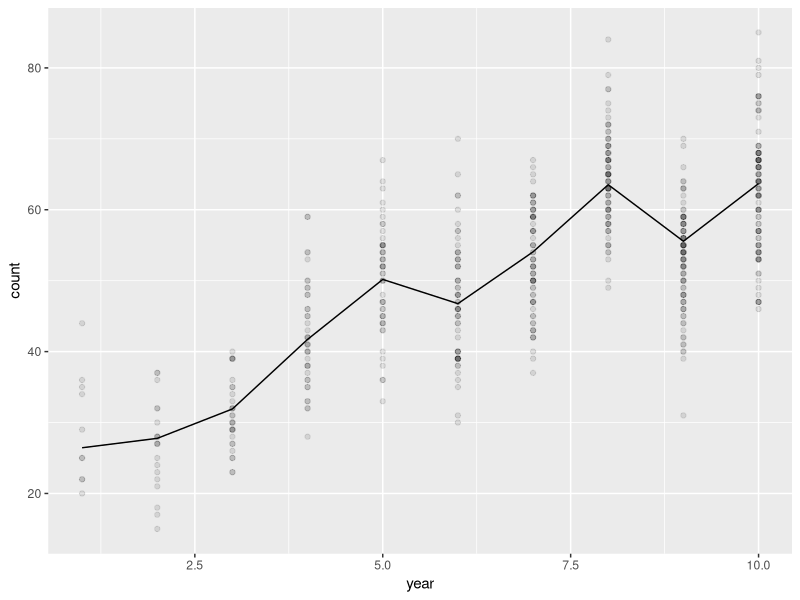
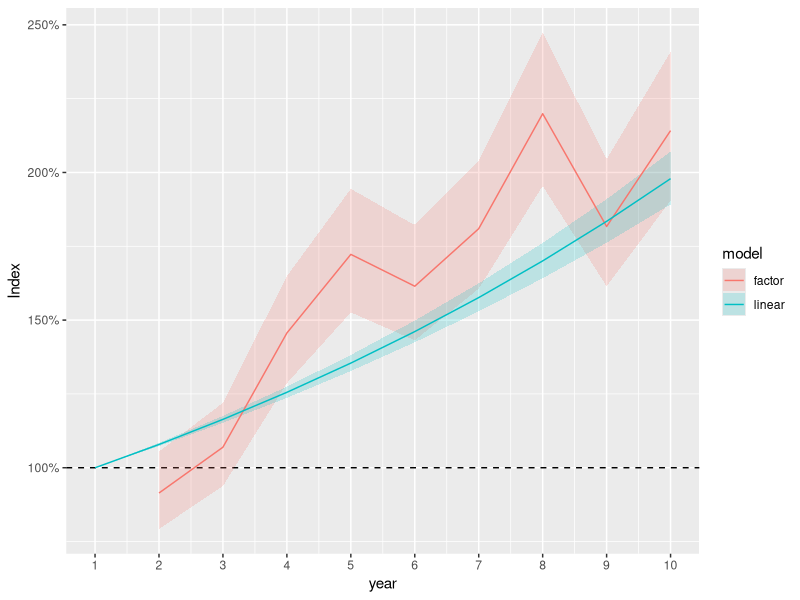
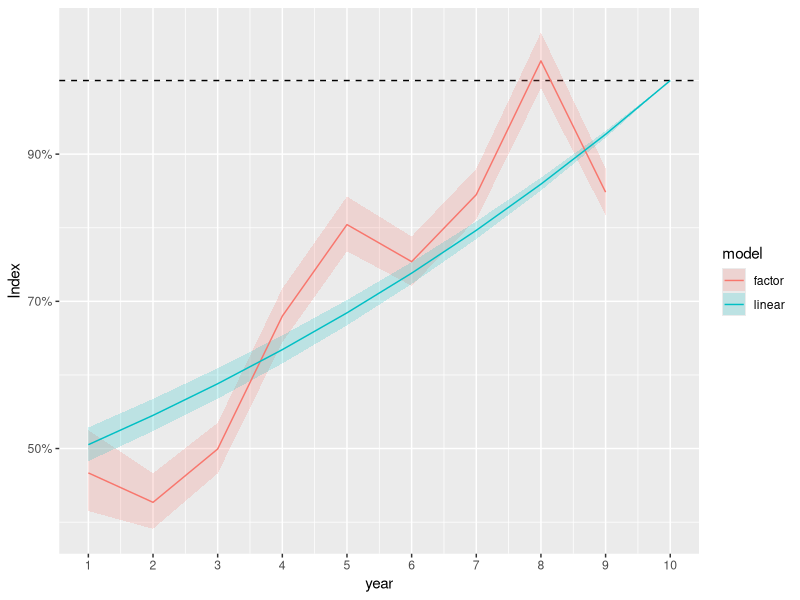
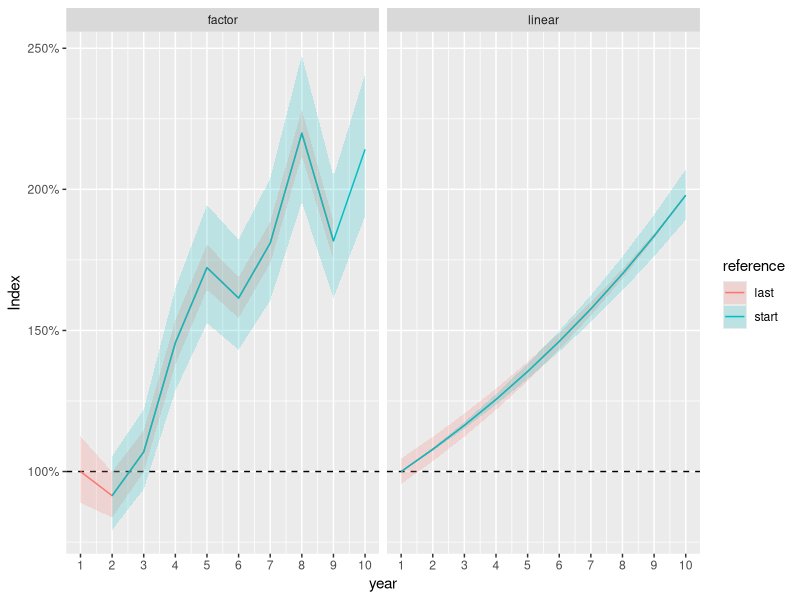
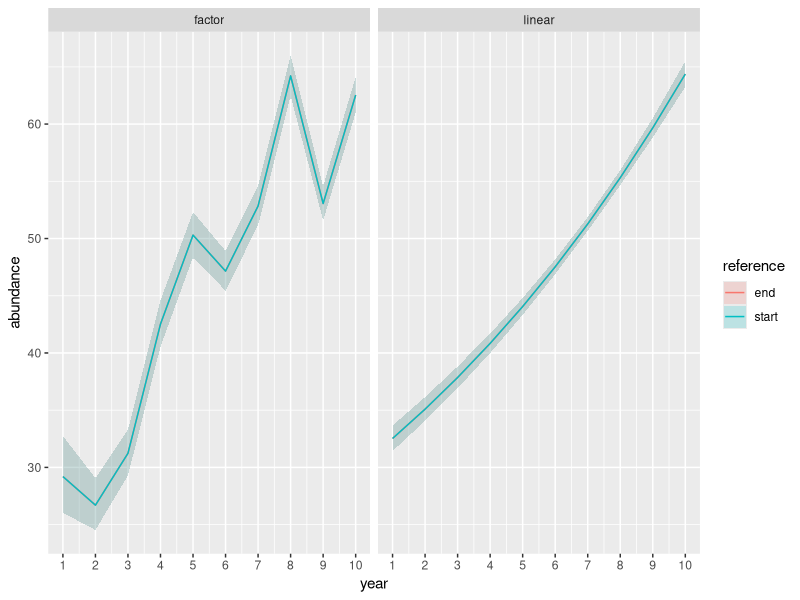
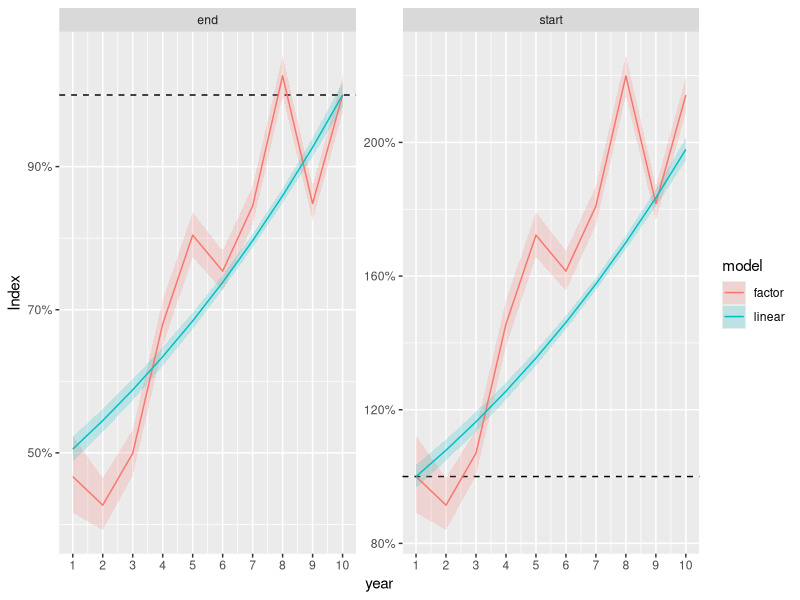

Here is the R script that generated these plots, in order:
## ---- chunk 1
library(tidyverse)
set.seed(20181101)
n_year <- 10
effort <- 10
intercept <- 20
trend <- 1.05
sigma_year <- 0.3
## ---- chunk 2
rw_year <- cumsum(rnorm(n_year, mean = 0, sd = sigma_year))
tibble(
  year = rep(seq_len(n_year), effort * seq_len(n_year))
) %>%
  mutate(
    eta = log(intercept) + log(trend) * year + rw_year[year],
    count = rpois(n(), lambda = exp(eta))
  ) -> ds
## ---- chunk 3
ggplot(ds, aes(x = year, y = count)) +
  geom_point(alpha = 0.1) +
  geom_line(aes(y = exp(eta)))
## ---- chunk 4
ds %>%
  mutate(
    start = year - min(year),
    fstart = factor(start)
  ) -> ds
m1_t <- glm(count ~ start, family = poisson, data = ds)
m1_f <- glm(count ~ fstart, family = poisson, data = ds)
summary(m1_f)
## ---- chunk 5
summary(m1_t) %>%
  coefficients() %>%
  as.data.frame() %>%
  rownames_to_column("parameter") %>%
  filter(parameter != "(Intercept)") %>%
  merge(
    distinct(ds, start, year)
  ) %>%
  mutate(
    index = exp(start * Estimate),
    lcl = exp(start * (Estimate - 1.96 * `Std. Error`)),
    ucl = exp(start * (Estimate + 1.96 * `Std. Error`)),
    model = "linear"
  ) -> m1_t_index
summary(m1_f) %>%
  coefficients() %>%
  as.data.frame() %>%
  rownames_to_column("parameter") %>%
  filter(parameter != "(Intercept)") %>%
  mutate(
    year = gsub("fstart", "", parameter) %>%
      as.integer() + 1,
    index = exp(Estimate),
    lcl = exp(Estimate - 1.96 * `Std. Error`),
    ucl = exp(Estimate + 1.96 * `Std. Error`),
    model = "factor"
  ) -> m1_f_index
## ---- chunk 6
library(scales)
bind_rows(m1_t_index, m1_f_index) %>%
  ggplot(aes(x = year, y = index, ymin = lcl, ymax = ucl)) +
  geom_hline(yintercept = 1, linetype = 2) +
  geom_ribbon(aes(fill = model), alpha = 0.2) +
  geom_line(aes(colour = model)) +
  scale_x_continuous(breaks = seq_len(n_year)) +
  scale_y_continuous("Index", labels = percent)
## ---- chunk 7
ds %>%
  mutate(
    end = year - max(year),
    fend = fct_rev(fstart)
  ) -> ds
m2_t <- glm(count ~ end, family = poisson, data = ds)
m2_f <- glm(count ~ fend, family = poisson, data = ds)
all.equal(fitted(m1_t), fitted(m2_t))
all.equal(fitted(m1_f), fitted(m2_f))
summary(m2_f)
## ---- chunk 8
summary(m2_t) %>%
  coefficients() %>%
  as.data.frame() %>%
  rownames_to_column("parameter") %>%
  filter(parameter != "(Intercept)") %>%
  merge(
    distinct(ds, end, year)
  ) %>%
  mutate(
    index = exp(end * Estimate),
    lcl = exp(end * (Estimate - 1.96 * `Std. Error`)),
    ucl = exp(end * (Estimate + 1.96 * `Std. Error`)),
    model = "linear"
  ) -> m2_t_index
summary(m2_f) %>%
  coefficients() %>%
  as.data.frame() %>%
  rownames_to_column("parameter") %>%
  filter(parameter != "(Intercept)") %>%
  mutate(
    year = gsub("fend", "", parameter) %>%
      as.integer() + 1,
    index = exp(Estimate),
    lcl = exp(Estimate - 1.96 * `Std. Error`),
    ucl = exp(Estimate + 1.96 * `Std. Error`),
    model = "factor"
  ) -> m2_f_index
## ---- chunk 9
bind_rows(m2_t_index, m2_f_index) %>%
  ggplot(aes(x = year, y = index, ymin = lcl, ymax = ucl)) +
  geom_hline(yintercept = 1, linetype = 2) +
  geom_ribbon(aes(fill = model), alpha = 0.2) +
  geom_line(aes(colour = model)) +
  scale_x_continuous(breaks = seq_len(n_year)) +
  scale_y_continuous("Index", labels = percent)
## ---- chunk 10
bind_rows(m1_t_index, m1_f_index) %>%
  mutate(reference = "start") -> index_start
index_start %>%
  filter(year == 10) %>%
  select(model, reference = index) %>%
  inner_join(
    bind_rows(m2_t_index, m2_f_index),
    by = "model"
  ) %>%
  mutate(
    index = index * reference,
    lcl = lcl * reference,
    ucl = ucl * reference,
    reference = "last"
  ) %>%
  bind_rows(index_start) %>%
  ggplot(aes(x = year, y = index, ymin = lcl , ymax = ucl)) +
  geom_hline(yintercept = 1, linetype = 2) +
  geom_ribbon(aes(fill = reference), alpha = 0.2) +
  geom_line(aes(colour = reference)) +
  scale_x_continuous(breaks = seq_len(n_year)) +
  scale_y_continuous("Index", labels = percent) +
  facet_wrap(~model)
## ---- chunk 11
nd <- distinct(ds, year, start, fstart, end, fend)
fit_1t <- predict(m1_t, newdata = nd, se.fit = TRUE)
fit_2t <- predict(m2_t, newdata = nd, se.fit = TRUE)
fit_1f <- predict(m1_f, newdata = nd, se.fit = TRUE)
fit_2f <- predict(m2_f, newdata = nd, se.fit = TRUE)
## ---- chunk 12
nd %>%
  mutate(
    model = "linear",
    reference = "start",
    abundance = exp(fit_1t$fit),
    abundance_lcl = exp(fit_1t$fit - 1.96 * fit_1t$se.fit),
    abundance_ucl = exp(fit_1t$fit + 1.96 * fit_1t$se.fit)
  ) -> abundance_1t
nd %>%
  mutate(
    model = "linear",
    reference = "end",
    abundance = exp(fit_2t$fit),
    abundance_lcl = exp(fit_2t$fit - 1.96 * fit_2t$se.fit),
    abundance_ucl = exp(fit_2t$fit + 1.96 * fit_2t$se.fit)
  ) -> abundance_2t
nd %>%
  mutate(
    model = "factor",
    reference = "start",
    abundance = exp(fit_1f$fit),
    abundance_lcl = exp(fit_1f$fit - 1.96 * fit_1f$se.fit),
    abundance_ucl = exp(fit_1f$fit + 1.96 * fit_1f$se.fit)
  ) -> abundance_1f
nd %>%
  mutate(
    model = "factor",
    reference = "end",
    abundance = exp(fit_2f$fit),
    abundance_lcl = exp(fit_2f$fit - 1.96 * fit_2f$se.fit),
    abundance_ucl = exp(fit_2f$fit + 1.96 * fit_2f$se.fit)
  ) -> abundance_2f
## ---- chunk 13
bind_rows(abundance_1f, abundance_1t, abundance_2f, abundance_2t) %>%
  ggplot(
    aes(x = year, y = abundance, ymin = abundance_lcl, ymax = abundance_ucl)
  ) +
  geom_ribbon(aes(fill = reference), alpha = 0.2) +
  geom_line(aes(colour = reference)) +
  scale_x_continuous(breaks = seq_len(n_year)) +
  facet_wrap(~model)
## ---- chunk 14
abundance_1t %>%
  filter(year == 1) %>%
  select(model, base = abundance) %>%
  inner_join(abundance_1t, by = "model") %>%
  mutate(
    index = abundance / base,
    lcl = abundance_lcl / base,
    ucl = abundance_ucl / base
  ) -> m1_t_index_good
abundance_1f %>%
  filter(year == 1) %>%
  select(model, base = abundance) %>%
  inner_join(abundance_1f, by = "model") %>%
  mutate(
    index = abundance / base,
    lcl = abundance_lcl / base,
    ucl = abundance_ucl / base
  ) -> m1_f_index_good
abundance_2t %>%
  filter(year == 10) %>%
  select(model, base = abundance) %>%
  inner_join(abundance_2t, by = "model") %>%
  mutate(
    index = abundance / base,
    lcl = abundance_lcl / base,
    ucl = abundance_ucl / base
  ) -> m2_t_index_good
abundance_2f %>%
  filter(year == 10) %>%
  select(model, base = abundance) %>%
  inner_join(abundance_2f, by = "model") %>%
  mutate(
    index = abundance / base,
    lcl = abundance_lcl / base,
    ucl = abundance_ucl / base
  ) -> m2_f_index_good
## ---- chunk 15
bind_rows(
  m1_t_index_good, m2_t_index_good, m1_f_index_good, m2_f_index_good
) %>%
  ggplot(aes(x = year, y = index, ymin = lcl, ymax = ucl)) +
  geom_hline(yintercept = 1, linetype = 2) +
  geom_ribbon(aes(fill = model), alpha = 0.2) +
  geom_line(aes(colour = model)) +
  facet_wrap(~reference, scales = "free_y") +
  scale_x_continuous(breaks = seq_len(n_year)) +
  scale_y_continuous("Index", labels = percent)
